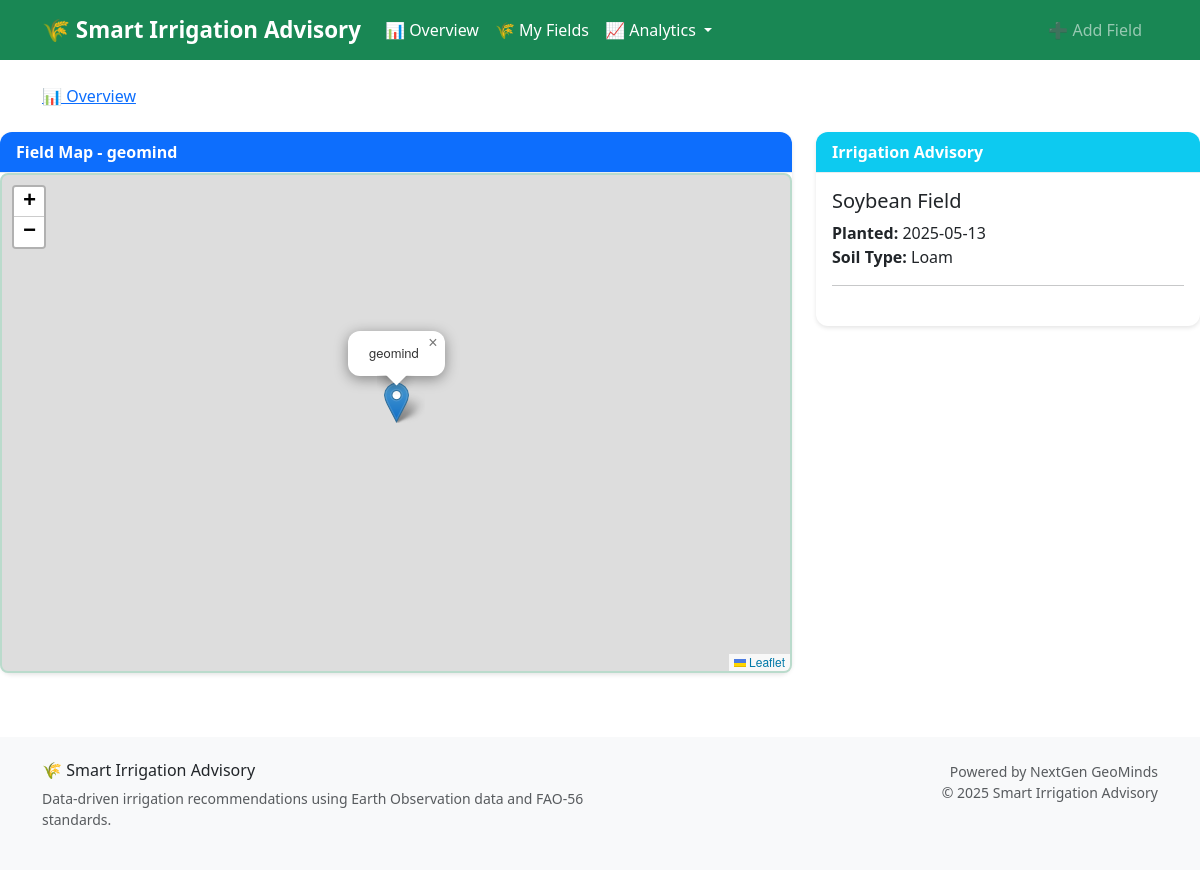
Page /field/13/map/ on the committed database.
### advisory/models.py (models this page shows, shortened)
class FarmField(models.Model):
    CROP_CHOICES = [
        ("maize", "Maize"),
        ("soybean", "Soybean"),
        ("rice", "Rice"),
        ("wheat", "Wheat"),
        ("sugarcane", "Sugarcane"),
        ("cotton", "Cotton"),
        ("beans", "Beans"),
        ("potatoes", "Potatoes"),
        ("tomatoes", "Tomatoes"),
        ("cassava", "Cassava"),
    ]
    SOIL_CHOICES = [
        ("clay", "Clay"),
        ("loam", "Loam"),
        ("sandy", "Sandy"),
        ("silt", "Silt"),
        ("clay_loam", "Clay Loam"),
        ("sandy_loam", "Sandy Loam"),
    ]
    name = models.CharField(max_length=100)
    latitude = models.FloatField(_('Latitude'), validators=[
        MinValueValidator(-90.0), MaxValueValidator(90.0)])
    longitude = models.FloatField(_('Longitude'), validators=[
        MinValueValidator(-180.0), MaxValueValidator(180.0)])
    soil_type = models.CharField(
        choices=SOIL_CHOICES, max_length=20, default="loam", null=True, blank=True)
    crop_type = models.CharField(
        choices=CROP_CHOICES, max_length=20, default="maize")
    planting_date = models.DateField(_('Planting Date'), default=date.today)
    field_area_ha = models.FloatField(
        _('Field Area (ha)'),
        validators=[MinValueValidator(0.1), MaxValueValidator(1000.0)],
        null=True, blank=True,
        help_text="Field area in hectares"
    )
    elevation = models.FloatField(
        _('Elevation (m)'),
        null=True, blank=True,
        help_text="Field elevation in meters"
    )
    created_at = models.DateTimeField(auto_now_add=True)
    updated_at = models.DateTimeField(auto_now=True)
    class Meta:
        ordering = ['-created_at']
        verbose_name = 'Farm Field'
        verbose_name_plural = 'Farm Fields'

### advisory/views.py (the view)
# urls.py: path('field/<int:field_id>/map/', views.field_map_view, name='field_map')
def field_map_view(request, field_id):
    field = get_object_or_404(FarmField, id=field_id)
    latest_advisory = IrrigationAdvisory.objects.filter(
        field=field).order_by('-date').first()
    try:
        weather_data = get_comprehensive_weather_data(
            field.latitude, field.longitude)
    except Exception as e:
        logger.warning(f"Could not get weather data for map: {e}")
        weather_data = {
            'weekly_rainfall': 0.0,
            'daily_eto': 0.0,
            'soil_moisture_ndmi': 0.0,
            'forecast': {'temperature': 25.0, 'precipitation': 0.0, 'days': 5},
            'data_source': 'simulated'
        }
    context = {
        "field": field,
        "latest_advisory": latest_advisory,
        "weather_data": weather_data,
        "crop_info": get_crop_info(field.crop_type) if field.crop_type else None
    }
    return render(request, "advisory/map.html", context)

### advisory/utils/crop_coefficients.py (called while the page is built)
def get_crop_info(crop_type):
    return CROP_DATA.get(crop_type.lower(), CROP_DATA["maize"])

### advisory/utils/gee/gee_data.py (called while the page is built)
def get_point_geometry(lat: float, lon: float) -> ee.Geometry:
    return ee.Geometry.Point([lon, lat])

def get_buffer_geometry(lat: float, lon: float, buffer_meters: int = 1000) -> ee.Geometry:
    point = get_point_geometry(lat, lon)
    return point.buffer(buffer_meters)

def validate_coordinates(lat: float, lon: float) -> bool:
    return -90 <= lat <= 90 and -180 <= lon <= 180

### templates/advisory/map.html (shortened to what this page needs)
{% extends "base.html" %} {% load static %} {% block content %}
<div class="row">
  <div class="col-md-8">
    <div class="card">
      <div class="card-header bg-primary text-white">Field Map - {{ field.name }}</div>
      <div class="card-body p-0">
        <div id="map" style="height: 500px" data-lat="{{ field.latitude }}" data-lng="{{ field.longitude }}"></div>
      </div>
    </div>
  </div>
  <div class="col-md-4">{% include "advisory/advisory.html" %}</div>
</div>
{% endblock %}

### templates/advisory/advisory.html (shortened to what this page needs)
<div class="card">
  <div class="card-header bg-info text-white">Irrigation Advisory</div>
  <div class="card-body">
    <h5 class="card-title">{{ field.crop_type|title }} Field</h5>
    <p class="card-text">
      <strong>Planted:</strong> {{ field.planting_date|date:"Y-m-d" }}<br />
      <strong>Soil Type:</strong> {{ field.soil_type|title }}
    </p>
    <hr />
  </div>
</div>

### static/css/main.css (style rules this page uses)
:root { --primary-green: #198754; --light-green: #20c997; --dark-green: #146c43; --success-bg: #d1e7dd; --success-border: #badbcc; }
.card { border: none; box-shadow: 0 2px 4px rgba(0,0,0,0.1); transition: all 0.3s ease; border-radius: 12px; }
.card-header { border-bottom: 1px solid #e9ecef; font-weight: 600; border-radius: 12px 12px 0 0 !important; }
#map { border-radius: 0 0 8px 8px; border: 2px solid var(--success-border); }
#map { border-radius: 8px; overflow: hidden; }

### rows in the picture
FarmField: name "geomind", crop_type "Soybean", planting_date "2025-05-13", soil_type "Loam"
